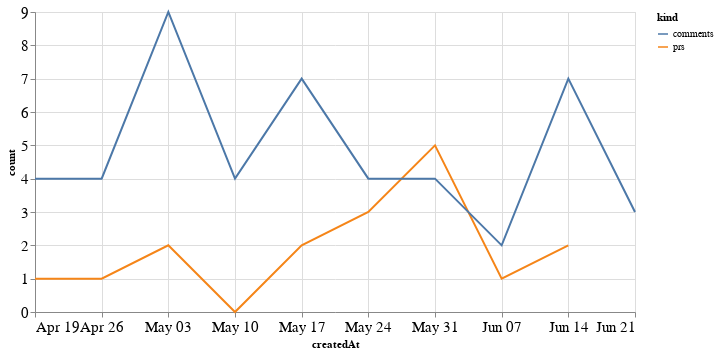

Notebook code cell kept with this figure:
### Code cell
alt.Chart(total_time, width=600).mark_line().encode(
    x='createdAt',
    y='count',
    color='kind'
)

### Figure 1 — Vega-Lite specification as saved in the notebook (floating-point values rounded to 4 significant figures)
{"config": {"axisLeft": {"labelFontSize": 15}, "axisBottom": {"labelFontSize": 15}}, "data": {"name": "data-58691e778dcb683839200085ca1a33df"}, "mark": "line", "encoding": {"color": {"type": "nominal", "field": "kind"}, "x": {"type": "temporal", "field": "createdAt"}, "y": {"type": "quantitative", "field": "count"}}, "width": 600, "$schema": "https://vega.github.io/schema/vega-lite/v4.8.1.json", "datasets": {"data-58691e778dcb683839200085ca1a33df": [{"createdAt": "2020-04-19T00:00:00", "kind": "prs", "count": 1.0}, {"createdAt": "2020-04-26T00:00:00", "kind": "prs", "count": 1.0}, {"createdAt": "2020-05-03T00:00:00", "kind": "prs", "count": 2.0}, {"createdAt": "2020-05-10T00:00:00", "kind": "prs", "count": 0.0}, {"createdAt": "2020-05-17T00:00:00", "kind": "prs", "count": 2.0}, {"createdAt": "2020-05-24T00:00:00", "kind": "prs", "count": 3.0}, {"createdAt": "2020-05-31T00:00:00", "kind": "prs", "count": 5.0}, {"createdAt": "2020-06-07T00:00:00", "kind": "prs", "count": 1.0}, {"createdAt": "2020-06-14T00:00:00", "kind": "prs", "count": 2.0}, {"createdAt": "2020-06-21T00:00:00", "kind": "prs", "count": null}, {"createdAt": "2020-04-19T00:00:00", "kind": "comments", "count": 4.0}, {"createdAt": "2020-04-26T00:00:00", "kind": "comments", "count": 4.0}, {"createdAt": "2020-05-03T00:00:00", "kind": "comments", "count": 9.0}, {"createdAt": "2020-05-10T00:00:00", "kind": "comments", "count": 4.0}, {"createdAt": "2020-05-17T00:00:00", "kind": "comments", "count": 7.0}, {"createdAt": "2020-05-24T00:00:00", "kind": "comments", "count": 4.0}, {"createdAt": "2020-05-31T00:00:00", "kind": "comments", "count": 4.0}, {"createdAt": "2020-06-07T00:00:00", "kind": "comments", "count": 2.0}, {"createdAt": "2020-06-14T00:00:00", "kind": "comments", "count": 7.0}, {"createdAt": "2020-06-21T00:00:00", "kind": "comments", "count": 3.0}]}}
